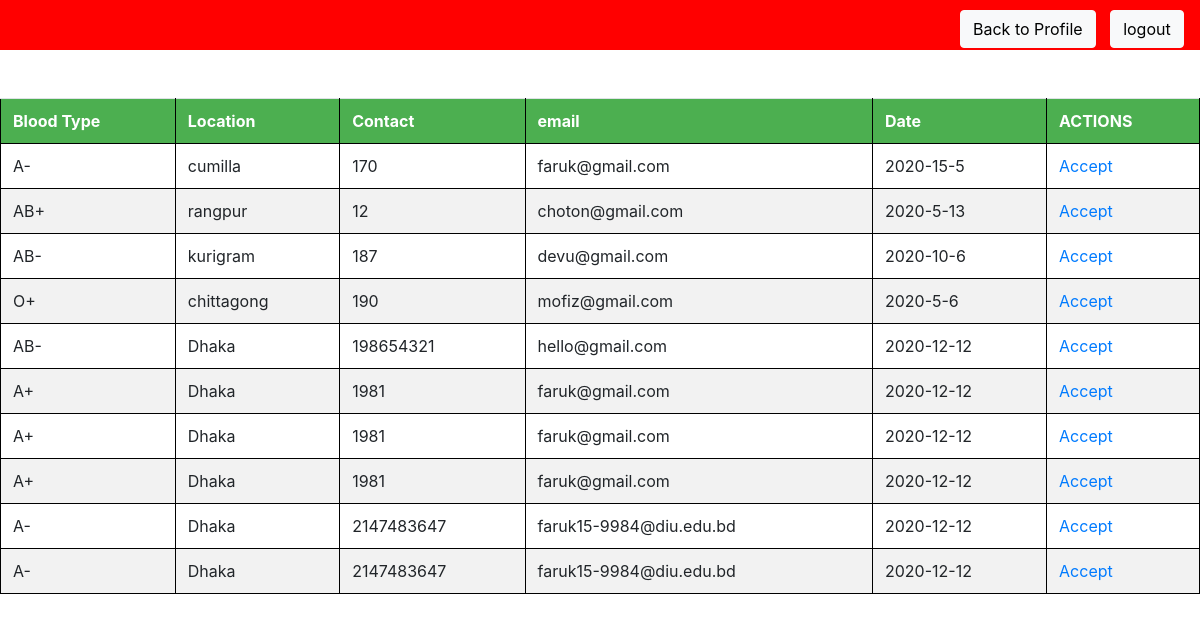
Screenshot of /html/display.php (signed in) with the database file from the repository.
### tables this page shows
CREATE TABLE `search` (
  `bloodtype` varchar(50) NOT NULL,
  `location` varchar(50) NOT NULL,
  `contact` int(50) NOT NULL,
  `email` varchar(50) NOT NULL,
  `date` varchar(50) NOT NULL
);

### html/display.php (the view, shortened to what this page needs)
<html>
<head>
<html lang="en">
<link rel="stylesheet" href="https://stackpath.bootstrapcdn.com/bootstrap/4.1.3/css/bootstrap.min.css">
</head>
<body>
<div style="height: 50px;width:100% ; background-color:red;">
        <button type="button" style="margin-left: 80%; margin-top: 10px;" class="btn btn-light"><a href="profile.php" style="text-decoration: none; color:black;">Back to Profile</a></button>
        <button type="button" style="margin-left: 10px; margin-top: 10px;"class="btn btn-light"><a href="../index.php" style="text-decoration: none; color:black;">logout</a></button>
    </div>
</body>
</html>
<?php
include 'session.php';
$query="SELECT * FROM search";
$data= mysqli_query($conn,$query);
$total=mysqli_num_rows($data);
if($total != 0)
{
	?>
	<table class="table table-striped" >
		<tr>
			<br><br>
			<th>Blood Type</th>
			<th>Location</th>
			<th>Contact</th>
			<th>email</th>
			<th>Date</th>
			<th colspan="3">ACTIONS</th>
		</tr>
	<?php
	while($result=mysqli_fetch_assoc($data))
	{
		echo "<tr>
				<td >".$result['bloodtype']."</td>
				<td>".$result['location']."</td>
				<td>".$result['contact']."</td>
				<td>".$result['email']."</td>
				<td>".$result['date']."</td>
				<td><a href='profile.php'>Accept</a></td>
			</tr>";
	}
}
else
{
	echo "table has no record";
}
?>
</table>

### html/display.php (style rules this page uses)
th { background-color: #4CAF50; color: white; }
table, td, th { border: 1px solid black; }
table { width:100% }

### rows the page displays
search: bloodtype "A-", location "cumilla", contact "170", email "faruk@gmail.com", date "2020-15-5"
search: bloodtype "AB+", location "rangpur", contact "12", email "choton@gmail.com", date "2020-5-13"
search: bloodtype "AB-", location "kurigram", contact "187", email "devu@gmail.com", date "2020-10-6"
search: bloodtype "O+", location "chittagong", contact "190", email "mofiz@gmail.com", date "2020-5-6"
search: bloodtype "AB-", location "Dhaka", contact "198654321", email "hello@gmail.com", date "2020-12-12"
search: bloodtype "A+", location "Dhaka", contact "1981", email "faruk@gmail.com", date "2020-12-12"
search: bloodtype "A+", location "Dhaka", contact "1981", email "faruk@gmail.com", date "2020-12-12"
search: bloodtype "A+", location "Dhaka", contact "1981", email "faruk@gmail.com", date "2020-12-12"
search: bloodtype "A-", location "Dhaka", contact "2147483647", email "faruk15-9984@diu.edu.bd", date "2020-12-12"
search: bloodtype "A-", location "Dhaka", contact "2147483647", email "faruk15-9984@diu.edu.bd", date "2020-12-12"
